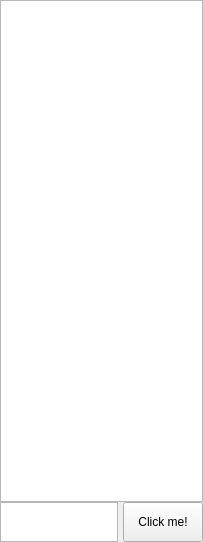
<?xml version="1.0" encoding="UTF-8"?>
<ui version="4.0">
 <class>ChatRoom</class>
 <widget class="QWidget" name="ChatRoom">
  <property name="geometry">
   <rect>
    <x>0</x>
    <y>0</y>
    <width>200</width>
    <height>542</height>
   </rect>
  </property>
  <property name="windowTitle">
   <string>Form</string>
  </property>
  <layout class="QVBoxLayout" name="verticalLayout" stretch="0,0">
   <property name="spacing">
    <number>0</number>
   </property>
   <property name="leftMargin">
    <number>0</number>
   </property>
   <property name="topMargin">
    <number>0</number>
   </property>
   <property name="rightMargin">
    <number>0</number>
   </property>
   <property name="bottomMargin">
    <number>0</number>
   </property>
   <item>
    <widget class="QTextBrowser" name="textBrowser_chat_window">
     <property name="sizePolicy">
      <sizepolicy hsizetype="Minimum" vsizetype="Expanding">
       <horstretch>0</horstretch>
       <verstretch>0</verstretch>
      </sizepolicy>
     </property>
     <property name="minimumSize">
      <size>
       <width>200</width>
       <height>500</height>
      </size>
     </property>
    </widget>
   </item>
   <item>
    <layout class="QHBoxLayout" name="horizontalLayout">
     <property name="spacing">
      <number>5</number>
     </property>
     <item>
      <widget class="ChatTextEdit" name="textEdit_message">
       <property name="minimumSize">
        <size>
         <width>118</width>
         <height>0</height>
        </size>
       </property>
       <property name="maximumSize">
        <size>
         <width>16777215</width>
         <height>40</height>
        </size>
       </property>
       <property name="font">
        <font>
         <pointsize>16</pointsize>
        </font>
       </property>
      </widget>
     </item>
     <item>
      <widget class="QPushButton" name="pushButton_send">
       <property name="sizePolicy">
        <sizepolicy hsizetype="Minimum" vsizetype="MinimumExpanding">
         <horstretch>0</horstretch>
         <verstretch>0</verstretch>
        </sizepolicy>
       </property>
       <property name="maximumSize">
        <size>
         <width>16777215</width>
         <height>40</height>
        </size>
       </property>
       <property name="text">
        <string>Click me!</string>
       </property>
      </widget>
     </item>
    </layout>
   </item>
  </layout>
 </widget>
 <customwidgets>
  <customwidget>
   <class>ChatTextEdit</class>
   <extends>QTextEdit</extends>
   <header>chattextedit.h</header>
  </customwidget>
 </customwidgets>
 <resources/>
 <connections/>
</ui>
